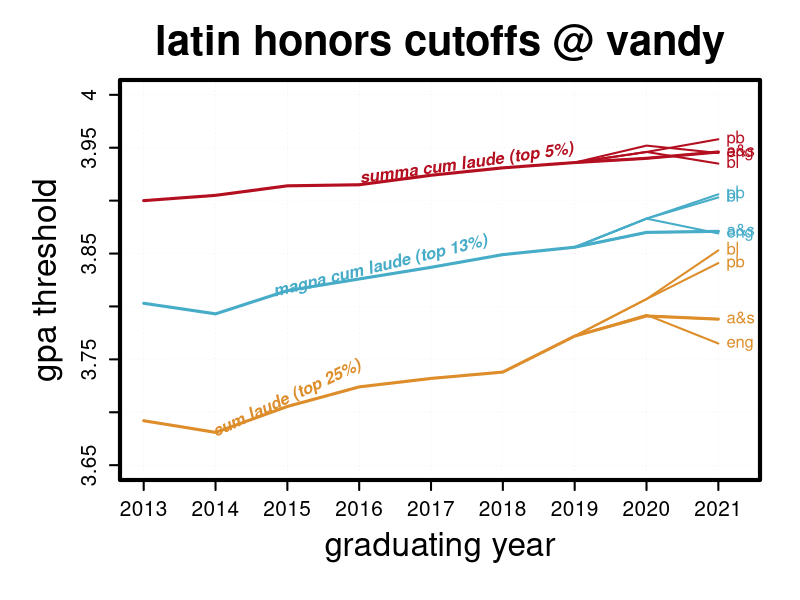

This figure's R source:
cl <- c(3.692,3.681,3.7055,3.724,3.732,3.738,3.772,3.791,3.788)
mcl <- c(3.803,3.793,3.815,3.826,3.837,3.849,3.856,3.870,3.871)
scl <- c(3.900,3.905,3.914,3.915,3.924,3.931,3.936,3.940,3.946)
gpa <- cbind(cl = cl, mcl = mcl, scl = scl)
y <- 2013:2021
rownames(gpa) <- y

par(mar = c(6,6,4,2))
plot(1,1,xlim = c(2013, 2021.25), ylim = c(3.65,4), xaxt = "n", yaxt = "n", cex.lab = 2, cex.main = 2.5,
     xlab = "graduating year", ylab = "gpa threshold", main = "latin honors cutoffs @ vandy")
axis(1, at = y, labels = y, lwd = 2, cex.axis = 1.25)
axis(2, at = 72:80/20, labels = 72:80/20, lwd = 2, cex.axis = 1.25)
segments(x0 = y, x1 = y, y0 = 0, y1 = 100, lty = 3, col = "lightgrey", lwd = 0.25)
segments(x0 = 0, x1 = 1E4, y0 = 72:80/20, y1 = 72:80/20, lty = 3, col = "lightgrey", lwd = 0.25)
lines(y, cl, lwd = 3, col = "#DD8D29")
text(x = 2015, y = 3.7125, srt = 25, labels = "cum laude (top 25%)", font = 4, col = "#DD8D29")
lines(y, mcl, lwd = 3, col = "#46ACC8")
text(x = 2016.3, y = 3.8375, srt = 13.5, labels = "magna cum laude (top 13%)", font = 4, col = "#46ACC8")
lines(y, scl, lwd = 3, col = "#B40F20")
text(x = 2017.5, y = 3.9345, srt = 8, labels = "summa cum laude (top 5%)", font = 4, col = "#B40F20")
box(which = "plot", lwd = 4)

#add in school split
splits<-c(
"year","2019","2021","2020","
a&s","3.936","3.946","3.94","
a&s","3.856","3.871","3.87","
a&s","3.772","3.788","3.791","
bl","3.936","3.935","3.946","
bl","3.856","3.903","3.883","
bl","3.772","3.853","3.807","
eng","3.936","3.945","3.952","
eng","3.856","3.869","3.883","
eng","3.772","3.765","3.792","
pb","3.936","3.958","3.946","
pb","3.856","3.906","3.883","
pb","3.772","3.841","3.807")
splits <- gsub(pattern = "\n",replacement = "", splits)
splits <- matrix(splits, ncol = 4, byrow = T)
rownames(splits) <- splits[,1]
colnames(splits) <- splits[1,]
splits <- (splits[-1,-1])
class(splits) <- "numeric"
splits <- splits %*% matrix(c(1,0,0,0,0,1,0,1,0), nrow =3, byrow = F)
colnames(splits) <- 2019:2021
for(i in 1:nrow(splits)){
  lines(x = 2019:2021, y = splits[i,], lwd = 2, col = rep(c("#B40F20", "#46ACC8", "#DD8D29"), 4)[i])
}
text(rownames(splits), x = 2020.975, pos = 4, 
     col = rep(c("#B40F20", "#46ACC8", "#DD8D29"),3), cex = 1, y = splits[,"2021"])
